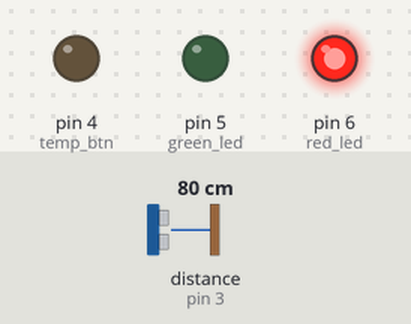
Bench run of a sketch on a simulated Arduino Uno, built with avr-gcc and run on an emulated ATmega328P. Shown: output pins drawn as LEDs (lit = HIGH). Wiring (inferred from the names in the program): ultrasonic range finder: trigger pin 2; echo pin 3. The inputs (shaded band) are chosen by the test bench; at power-on: distance to the obstacle (sensor on pin 3) 80 cm. The echo pulse lasts 58.3 µs per cm; pins used as bus, display or sensor lines are not drawn.

Above: at 1.2 s.
1.3 s: distance to the obstacle (sensor on pin 3) set to 2 cm
At 1.9 s:
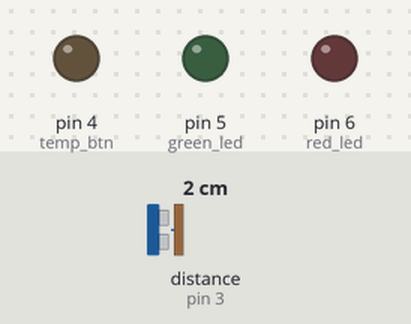
Timing chart, 0 to 4.3 s (numbered marks = the images above; inputs shaded):
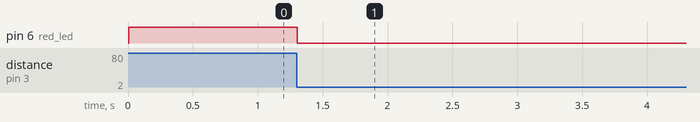

The sketch:

temp_sensor.ino
```cpp
// input & output pins
int uv_trig = 2;
int uv_echo = 3;
int temp_btn = 4;
int green_led = 5;
int red_led = 6;

// variables for millis
unsigned long currentmillis = 0;
unsigned long previousmillis = 0;
unsigned long wakemillis = 0;
unsigned long checkstartmillis = 0;

int distance = 0;
int duration = 0;
int checkdelay = 20000;
int sleepdelay = 30000;


bool sleeping = true;
bool checking = false;
bool waking = false;
bool presence = false;


void setup() {
  pinMode(uv_trig, OUTPUT);
  pinMode(uv_echo, INPUT);
  pinMode(temp_btn, OUTPUT);
  pinMode(green_led, OUTPUT);
  pinMode(red_led, OUTPUT);
}

void loop() {
  digitalWrite(uv_trig, LOW);
  delayMicroseconds(2);
  digitalWrite(uv_trig, HIGH);
  delayMicroseconds(10);
  digitalWrite(uv_trig, LOW);
  duration = pulseIn(uv_echo, HIGH);
  distance = duration * 0.034 / 2;

  if (sleeping == true) {
    digitalWrite(temp_btn, HIGH);
    delayMicroseconds(2);
    digitalWrite(temp_btn, LOW);
    wakemillis = millis();
    sleeping = false;
    delayMicroseconds(500);
  }

  if (distance < 100 && distance > 10 && checking != true) {
    digitalWrite(red_led, HIGH);
  }
  else {
    digitalWrite(red_led, LOW);
  }

  if (distance < 10 && checking != true) {
    digitalWrite(green_led, HIGH);
    digitalWrite(temp_btn, HIGH);
    delayMicroseconds(2);
    digitalWrite(temp_btn, LOW);
    checking = true;
    checkstartmillis = millis();
  }
  else {
    digitalWrite(green_led, LOW);
    digitalWrite(temp_btn, LOW);
  }

  currentmillis = millis();

  if (currentmillis - checkstartmillis >= checkdelay) {
    checking = false;
  }

  if (checking != true && currentmillis - wakemillis >= sleepdelay ) {
    sleeping = true;
  }

}
```

Measured:
- after the input at 1.3 s, pin 6 (red_led): HIGH → LOW at once
